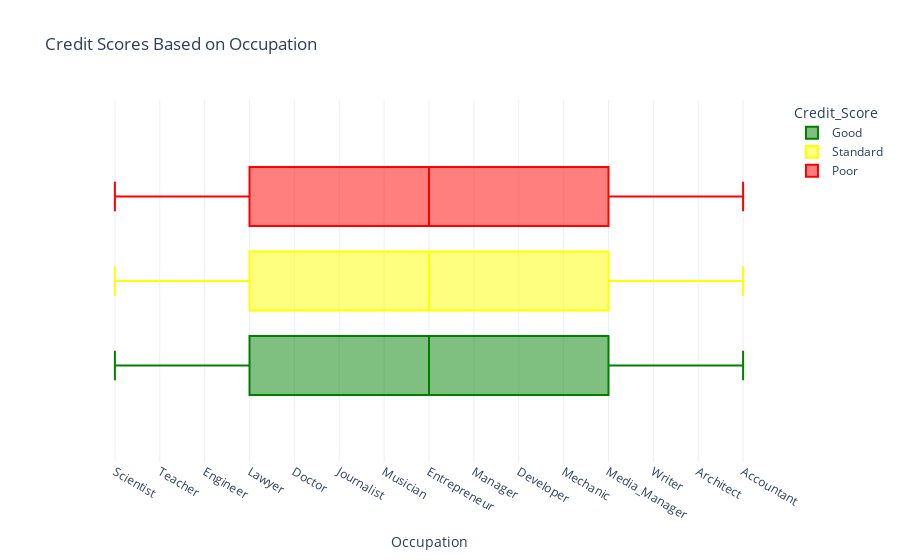

The notebook cell this image was saved under:
### Markdown cell above
Data Exploration

The dataset has many features that can train a Machine Learning model for credit score classification. Let’s explore all the features one by one.

I will start by exploring the occupation feature to know if the occupation of the person affects credit scores:

### Code cell
fig = px.box(data, 
             x="Occupation",  
             color="Credit_Score", 
             title="Credit Scores Based on Occupation", 
             color_discrete_map={'Poor':'red',
                                 'Standard':'yellow',
                                 'Good':'green'})
fig.show()

### Figure 1 — Plotly figure (JSON) as saved in the notebook; plotly's stock layout.template omitted (floating-point values rounded to 4 significant figures; data arrays with more than 128 entries replaced by an {"elided": "..."} marker saying what was removed)
{"data": [{"alignmentgroup": "True", "hovertemplate": "Credit_Score=Good<br>Occupation=%{x}<extra></extra>", "legendgroup": "Good", "marker": {"color": "green"}, "name": "Good", "notched": false, "offsetgroup": "Good", "orientation": "h", "showlegend": true, "type": "box", "x": {"elided": "17828 str values"}, "x0": " ", "xaxis": "x", "y0": " ", "yaxis": "y"}, {"alignmentgroup": "True", "hovertemplate": "Credit_Score=Standard<br>Occupation=%{x}<extra></extra>", "legendgroup": "Standard", "marker": {"color": "yellow"}, "name": "Standard", "notched": false, "offsetgroup": "Standard", "orientation": "h", "showlegend": true, "type": "box", "x": {"elided": "53174 str values"}, "x0": " ", "xaxis": "x", "y0": " ", "yaxis": "y"}, {"alignmentgroup": "True", "hovertemplate": "Credit_Score=Poor<br>Occupation=%{x}<extra></extra>", "legendgroup": "Poor", "marker": {"color": "red"}, "name": "Poor", "notched": false, "offsetgroup": "Poor", "orientation": "h", "showlegend": true, "type": "box", "x": {"elided": "28998 str values"}, "x0": " ", "xaxis": "x", "y0": " ", "yaxis": "y"}], "layout": {"boxmode": "group", "legend": {"title": {"text": "Credit_Score"}, "tracegroupgap": 0}, "title": {"text": "Credit Scores Based on Occupation"}, "xaxis": {"anchor": "y", "domain": [0, 1], "title": {"text": "Occupation"}}, "yaxis": {"anchor": "x", "domain": [0, 1]}}}
